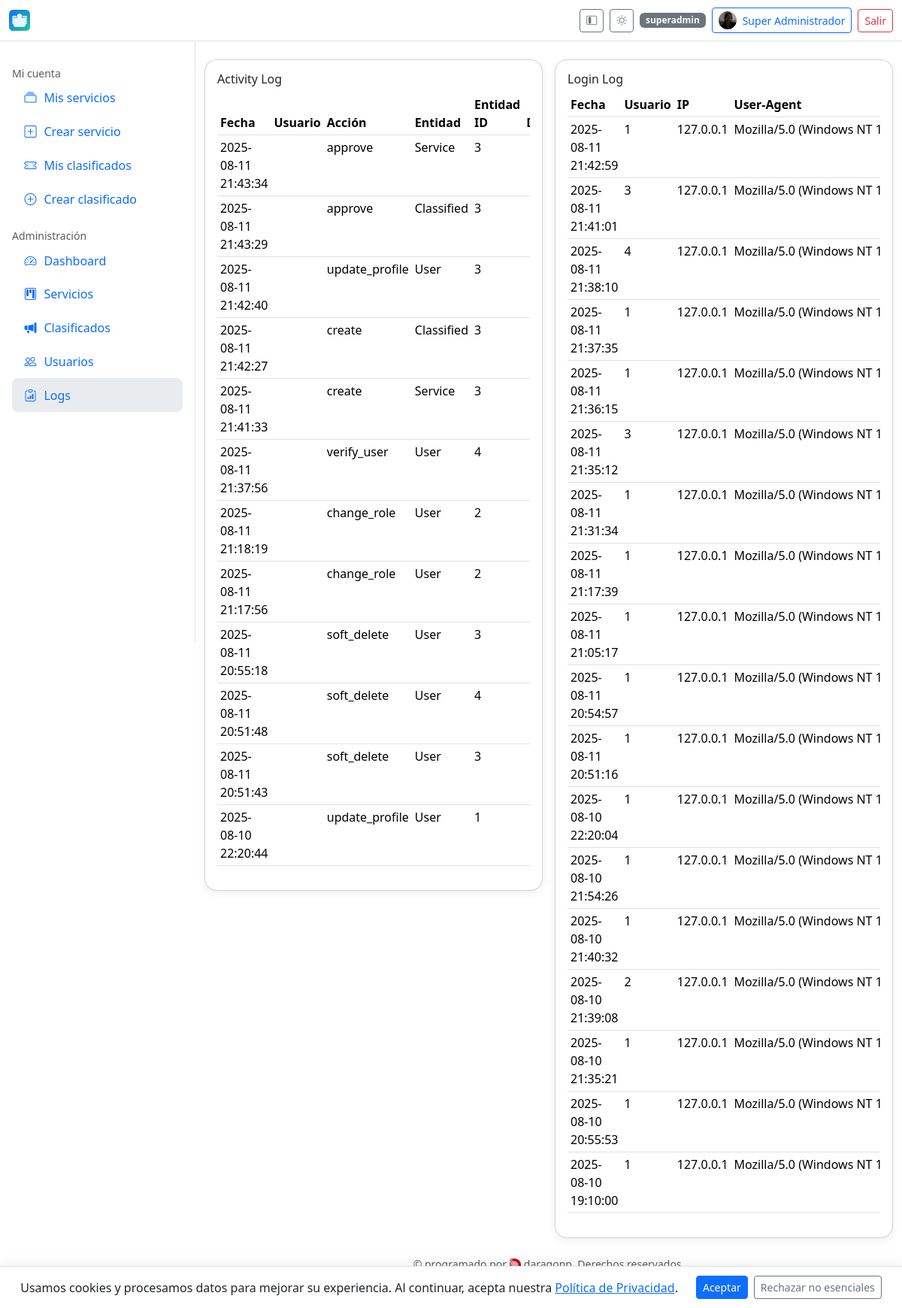
/admin/logs (signed in), run on the app's committed database.
### app/models.py (models this page shows, shortened)
class User(db.Model, UserMixin):
    __tablename__ = "user"
    id = db.Column(db.Integer, primary_key=True)
    name = db.Column(db.String(150), nullable=False)
    email = db.Column(db.String(255), unique=True, index=True, nullable=False)
    phone = db.Column(db.String(50))
    address = db.Column(db.String(255))
    avatar_url = db.Column(db.String(500))
    password_hash = db.Column(db.String(255), nullable=False)
    role = db.Column(db.String(20), default="user")  # user | admin | superadmin
    is_verified = db.Column(db.Boolean, default=False)
    verification_code = db.Column(db.String(10))
    is_deleted = db.Column(db.Boolean, default=False)
    created_at = db.Column(db.DateTime, default=datetime.utcnow)
    services = db.relationship(
        "Service",
        backref="owner",
        lazy="dynamic",
        foreign_keys="Service.owner_id",
    )
    classifieds = db.relationship(
        "Classified",
        backref="owner",
        lazy="dynamic",
        foreign_keys="Classified.owner_id",
    )

class ActivityLog(db.Model):
    __tablename__ = "activity_log"
    id = db.Column(db.Integer, primary_key=True)
    actor_id = db.Column(db.Integer, db.ForeignKey("user.id"), index=True)
    action = db.Column(db.String(50))           # e.g., "create", "approve", "reject", etc.
    entity = db.Column(db.String(50))           # e.g., "Service", "Classified", "User"
    entity_id = db.Column(db.Integer)
    meta = db.Column(db.Text)                   # json/extra info si la necesitas
    created_at = db.Column(db.DateTime, default=datetime.utcnow)
    actor = db.relationship("User", backref="activities")

class LoginLog(db.Model):
    __tablename__ = "login_log"
    id = db.Column(db.Integer, primary_key=True)
    user_id = db.Column(db.Integer, db.ForeignKey("user.id"), index=True)
    ip = db.Column(db.String(100))
    user_agent = db.Column(db.String(500))
    location = db.Column(db.String(255))  # si luego integras GeoIP
    created_at = db.Column(db.DateTime, default=datetime.utcnow)
    user = db.relationship("User", backref="login_logs")

### app/admin.py (the view)
@admin_bp.route("/logs")
@login_required
def logs():
    if not (_require_admin()):
        return ("Forbidden", 403)
    activities = ActivityLog.query.order_by(ActivityLog.created_at.desc()).limit(500).all()
    logins = LoginLog.query.order_by(LoginLog.created_at.desc()).limit(500).all()
    return render_template("admin/logs.html", activities=activities, logins=logins)

### app/admin.py (called while the page is built)
def _require_admin():
    return current_user.is_authenticated and current_user.role in ("admin", "superadmin")

@admin_bp.before_request
def _check_admin():
    if request.endpoint and request.endpoint.startswith("admin.") and not _require_admin():
        return ("Forbidden", 403)

### app/templates/admin/logs.html (shortened to what this page needs)
{% extends "base.html" %}
{% block content %}
<div class="row g-3">
  <div class="col-12 col-xl-6">
    <div class="card card-shadow p-3">
      <h2 class="h6">Activity Log</h2>
      <div class="table-responsive">
        <table class="table table-sm" id="dt_activity">
          <thead>
            <tr>
              <th>Fecha</th>
              <th>Usuario</th>
              <th>Acción</th>
              <th>Entidad</th>
              <th>Entidad ID</th>
              <th>Detalle</th>
            </tr>
          </thead>
          <tbody>
            {% for a in activities %}
            <tr>
              <td>{{ a.created_at.strftime('%Y-%m-%d %H:%M:%S') if a.created_at else '' }}</td>
              <td>{{ a.user_id }}</td>
              <td>{{ a.action }}</td>
              <td>{{ a.entity }}</td>
              <td>{{ a.entity_id }}</td>
              <td>{{ a.detail or '' }}</td>
            </tr>
            {% endfor %}
          </tbody>
        </table>
      </div>
    </div>
  </div>
  <div class="col-12 col-xl-6">
    <div class="card card-shadow p-3">
      <h2 class="h6">Login Log</h2>
      <div class="table-responsive">
        <table class="table table-sm" id="dt_logins">
          <thead>
            <tr>
              <th>Fecha</th>
              <th>Usuario</th>
              <th>IP</th>
              <th>User-Agent</th>
            </tr>
          </thead>
          <tbody>
            {% for l in logins %}
            <tr>
              <td>{{ l.created_at.strftime('%Y-%m-%d %H:%M:%S') if l.created_at else '' }}</td>
              <td>{{ l.user_id }}</td>
              <td>{{ l.ip or '' }}</td>
              <td class="text-truncate" style="max-width: 360px">{{ l.user_agent or '' }}</td>
            </tr>
            {% endfor %}
          </tbody>
        </table>
      </div>
    </div>
  </div>
</div>
{% endblock %}

### app/templates/base.html (shortened to what this page needs)
{% set is_admin = (current_user.is_authenticated and current_user.role in ['admin','superadmin']) %}
<!doctype html>
<html lang="es">
<head>
  <link href="https://cdn.jsdelivr.net/npm/bootstrap@5.3.3/dist/css/bootstrap.min.css" rel="stylesheet">
  <link href="https://cdn.jsdelivr.net/npm/bootstrap-icons@1.11.3/font/bootstrap-icons.css" rel="stylesheet">
  <link href="https://cdn.datatables.net/2.0.8/css/dataTables.bootstrap5.css" rel="stylesheet">
  <link rel="stylesheet" href="{{ url_for('static', filename='css/style.css') }}">
</head>
<body class="bg-body">
<header class="navbar bg-body border-bottom sticky-top" id="appHeader">
  <div class="container-fluid">
    <a class="navbar-brand d-flex align-items-center gap-2" href="{{ url_for('main.index') }}">
      <img src="{{ APP_ICON_URL or url_for('static', filename='icon.svg') }}" alt="icon" style="width:28px;height:28px">
    </a>
    <div class="d-flex align-items-center gap-2">
      <button class="btn btn-sm btn-outline-secondary d-none d-lg-inline-flex" id="btnCollapse" title="Colapsar menú">
        <i class="bi bi-layout-sidebar-inset"></i>
      </button>
      <button class="btn btn-sm btn-outline-secondary" id="themeToggle" type="button" aria-label="Cambiar tema">
        <i class="bi bi-brightness-high" id="icon-sun" style="display:none"></i>
      </button>
      {% if current_user.is_authenticated %}
        <span class="badge text-bg-secondary d-none d-md-inline">{{ current_user.role }}</span>
        <a class="btn btn-sm btn-outline-primary d-flex align-items-center gap-2" href="{{ url_for('auth.profile') }}">
          {% if current_user.avatar_url %}
            <img src="{{ current_user.avatar_url }}" alt="avatar" class="rounded-circle" style="width:24px;height:24px;object-fit:cover;">
          {% else %}
            <i class="bi bi-person-circle"></i>
          {% endif %}
          <span class="d-none d-sm-inline">{{ current_user.name }}</span>
        </a>
        <a class="btn btn-sm btn-outline-danger" href="{{ url_for('auth.logout') }}">Salir</a>
      {% else %}
        <a class="btn btn-sm btn-outline-primary" href="{{ url_for('auth.login') }}">Ingresar</a>
        <a class="btn btn-sm btn-primary" href="{{ url_for('auth.register') }}">Registro</a>
      {% endif %}
    </div>
  </div>
</header>
<div class="layout" id="layout">
  <aside class="sidebar p-3" id="sidebar" aria-label="Menú lateral">
    <nav class="nav flex-column">
      {% if current_user.is_authenticated %}
        <div class="mt-3 text-body-secondary small text-label">Mi cuenta</div>
        <a class="nav-link {% if request.endpoint=='services.my_services' %}active{% endif %}" href="{{ url_for('services.my_services') }}">
          <span class="icon bi bi-collection"></span><span class="text-label">Mis servicios</span>
        </a>
        <a class="nav-link {% if request.endpoint=='services.create_service' %}active{% endif %}" href="{{ url_for('services.create_service') }}">
          <span class="icon bi bi-plus-square"></span><span class="text-label">Crear servicio</span>
        </a>
        <a class="nav-link {% if request.endpoint=='classifieds.mine' %}active{% endif %}" href="{{ url_for('classifieds.mine') }}">
          <span class="icon bi bi-ticket-perforated"></span><span class="text-label">Mis clasificados</span>
        </a>
        <a class="nav-link {% if request.endpoint=='classifieds.create' %}active{% endif %}" href="{{ url_for('classifieds.create') }}">
          <span class="icon bi bi-plus-circle"></span><span class="text-label">Crear clasificado</span>
        </a>
      {% endif %}
      {% if is_admin %}
        <div class="mt-3 text-body-secondary small text-label">Administración</div>
        <a class="nav-link {% if request.endpoint=='admin.dashboard' %}active{% endif %}" href="{{ url_for('admin.dashboard') }}">
          <span class="icon bi bi-speedometer2"></span><span class="text-label">Dashboard</span>
        </a>
        <a class="nav-link {% if request.endpoint=='admin.admin_services' %}active{% endif %}" href="{{ url_for('admin.admin_services') }}">
          <span class="icon bi bi-kanban"></span><span class="text-label">Servicios</span>
        </a>
        <a class="nav-link {% if request.endpoint=='admin.admin_classifieds' %}active{% endif %}" href="{{ url_for('admin.admin_classifieds') }}">
          <span class="icon bi bi-megaphone-fill"></span><span class="text-label">Clasificados</span>
        </a>
        <a class="nav-link {% if request.endpoint=='admin.users' %}active{% endif %}" href="{{ url_for('admin.users') }}">
          <span class="icon bi bi-people"></span><span class="text-label">Usuarios</span>
        </a>
        {% if current_user.role == 'superadmin' %}
          <a class="nav-link {% if request.endpoint=='admin.logs' %}active{% endif %}" href="{{ url_for('admin.logs') }}">
            <span class="icon bi bi-clipboard-data"></span><span class="text-label">Logs</span>
          </a>
        {% endif %}
      {% endif %}
    </nav>
  </aside>
  <main class="container-fluid py-4">
    {% block content %}{% endblock %}
    <footer class="text-center py-4 small text-body-secondary">
      &copy; {{ CURRENT_YEAR }} programado por
      daragonp. Derechos reservados.
    </footer>
  </main>
</div>
<div id="cookie-banner" class="cookie-banner d-none">
  <span>
    Usamos cookies y procesamos datos para mejorar su experiencia. Al continuar, acepta nuestra
    <a href="{{ url_for('main.privacy') }}" target="_blank" rel="noopener">Política de Privacidad</a>.
  </span>
  <div class="ms-3 d-flex gap-2">
    <button id="accept-cookies" class="btn btn-primary btn-sm">Aceptar</button>
    <button id="reject-cookies" class="btn btn-outline-secondary btn-sm">Rechazar no esenciales</button>
  </div>
</div>
</body>
</html>

### app/static/css/style.css (style rules this page uses)
.layout { display: grid; grid-template-columns: 260px 1fr; gap: 0; }
.sidebar { position: sticky; top: 0; height: 100vh; overflow: auto; border-right: 1px solid var(--bs-border-color); background: var(--bs-body-bg); }
.sidebar .nav-link { display:flex; align-items:center; gap:.5rem; padding:.65rem .9rem; border-radius:.5rem; }
.sidebar .nav-link.active { background: var(--bs-secondary-bg); }
.sidebar .icon { width: 1.2rem; text-align:center; }
.cookie-banner { position: fixed; bottom: 0; left: 0; width: 100%; z-index: 1080; display: flex; align-items: center; justify-content: center; gap: .5rem; padding: .75rem 1rem; background: var(--bs-body-bg); color: var(--bs-body-color); border-top: 1px solid var(--bs-border-color); box-shadow: 0 -4px 16px rgba(0,0,0,.06); }
.cookie-banner a { color: var(--bs-link-color); text-decoration: underline; }
.card-shadow { box-shadow: 0 10px 20px rgba(0,0,0,.05); border-radius:1rem; }
.text-truncate { white-space: nowrap; overflow: hidden; text-overflow: ellipsis; }

### app/templates/base.html (style rules this page uses)
.card-shadow { box-shadow: 0 0.25rem 0.75rem rgba(0,0,0,.06); }
.layout { display: grid; grid-template-columns: 260px 1fr; min-height: 100vh; }
.sidebar { border-right: 1px solid var(--bs-border-color); background: var(--bs-body-bg); }
.sidebar .nav-link { display: flex; align-items: center; gap:.5rem; border-radius:.5rem; }
.sidebar .nav-link .icon { width: 1.25rem; text-align:center; }
.cookie-banner { position: fixed; left: 0; right: 0; bottom: 0; z-index: 1080; background: var(--bs-body-bg); border-top: 1px solid var(--bs-border-color); padding: .75rem 1rem; display: flex; align-items: center; justify-content: center; }

### data on the page
User: role "superadmin", avatar_url (picture), name "Super Administrador"
ActivityLog: created_at "2025-08-11 21:43:34", action "approve", entity "Service", entity_id "3"
ActivityLog: created_at "2025-08-11 21:43:29", action "approve", entity "Classified", entity_id "3"
ActivityLog: created_at "2025-08-11 21:42:40", action "update_profile", entity "User", entity_id "3"
ActivityLog: created_at "2025-08-11 21:42:27", action "create", entity "Classified", entity_id "3"
ActivityLog: created_at "2025-08-11 21:41:33", action "create", entity "Service", entity_id "3"
ActivityLog: created_at "2025-08-11 21:37:56", action "verify_user", entity "User", entity_id "4"
ActivityLog: created_at "2025-08-11 21:18:19", action "change_role", entity "User", entity_id "2"
ActivityLog: created_at "2025-08-11 21:17:56", action "change_role", entity "User", entity_id "2"
ActivityLog: created_at "2025-08-11 20:55:18", action "soft_delete", entity "User", entity_id "3"
ActivityLog: created_at "2025-08-11 20:51:48", action "soft_delete", entity "User", entity_id "4"
ActivityLog: created_at "2025-08-11 20:51:43", action "soft_delete", entity "User", entity_id "3"
ActivityLog: created_at "2025-08-10 22:20:44", action "update_profile", entity "User", entity_id "1"
LoginLog: created_at "2025-08-11 21:42:59", user_id "1", ip "127.0.0.1", user_agent "Mozilla/5.0 (Windows NT 10.0; Win64; x64) A…"
LoginLog: created_at "2025-08-11 21:41:01", user_id "3", ip "127.0.0.1", user_agent "Mozilla/5.0 (Windows NT 10.0; Win64; x64) A…"
LoginLog: created_at "2025-08-11 21:38:10", user_id "4", ip "127.0.0.1", user_agent "Mozilla/5.0 (Windows NT 10.0; Win64; x64) A…"
LoginLog: created_at "2025-08-11 21:37:35", user_id "1", ip "127.0.0.1", user_agent "Mozilla/5.0 (Windows NT 10.0; Win64; x64) A…"
LoginLog: created_at "2025-08-11 21:36:15", user_id "1", ip "127.0.0.1", user_agent "Mozilla/5.0 (Windows NT 10.0; Win64; x64) A…"
LoginLog: created_at "2025-08-11 21:35:12", user_id "3", ip "127.0.0.1", user_agent "Mozilla/5.0 (Windows NT 10.0; Win64; x64) A…"
LoginLog: created_at "2025-08-11 21:31:34", user_id "1", ip "127.0.0.1", user_agent "Mozilla/5.0 (Windows NT 10.0; Win64; x64) A…"
LoginLog: created_at "2025-08-11 21:17:39", user_id "1", ip "127.0.0.1", user_agent "Mozilla/5.0 (Windows NT 10.0; Win64; x64) A…"
LoginLog: created_at "2025-08-11 21:05:17", user_id "1", ip "127.0.0.1", user_agent "Mozilla/5.0 (Windows NT 10.0; Win64; x64) A…"
LoginLog: created_at "2025-08-11 20:54:57", user_id "1", ip "127.0.0.1", user_agent "Mozilla/5.0 (Windows NT 10.0; Win64; x64) A…"
LoginLog: created_at "2025-08-11 20:51:16", user_id "1", ip "127.0.0.1", user_agent "Mozilla/5.0 (Windows NT 10.0; Win64; x64) A…"
LoginLog: created_at "2025-08-10 22:20:04", user_id "1", ip "127.0.0.1", user_agent "Mozilla/5.0 (Windows NT 10.0; Win64; x64) A…"
LoginLog: created_at "2025-08-10 21:54:26", user_id "1", ip "127.0.0.1", user_agent "Mozilla/5.0 (Windows NT 10.0; Win64; x64) A…"
LoginLog: created_at "2025-08-10 21:40:32", user_id "1", ip "127.0.0.1", user_agent "Mozilla/5.0 (Windows NT 10.0; Win64; x64) A…"
LoginLog: created_at "2025-08-10 21:39:08", user_id "2", ip "127.0.0.1", user_agent "Mozilla/5.0 (Windows NT 10.0; Win64; x64) A…"
LoginLog: created_at "2025-08-10 21:35:21", user_id "1", ip "127.0.0.1", user_agent "Mozilla/5.0 (Windows NT 10.0; Win64; x64) A…"
LoginLog: created_at "2025-08-10 20:55:53", user_id "1", ip "127.0.0.1", user_agent "Mozilla/5.0 (Windows NT 10.0; Win64; x64) A…"
LoginLog: created_at "2025-08-10 19:10:00", user_id "1", ip "127.0.0.1", user_agent "Mozilla/5.0 (Windows NT 10.0; Win64; x64) A…"
